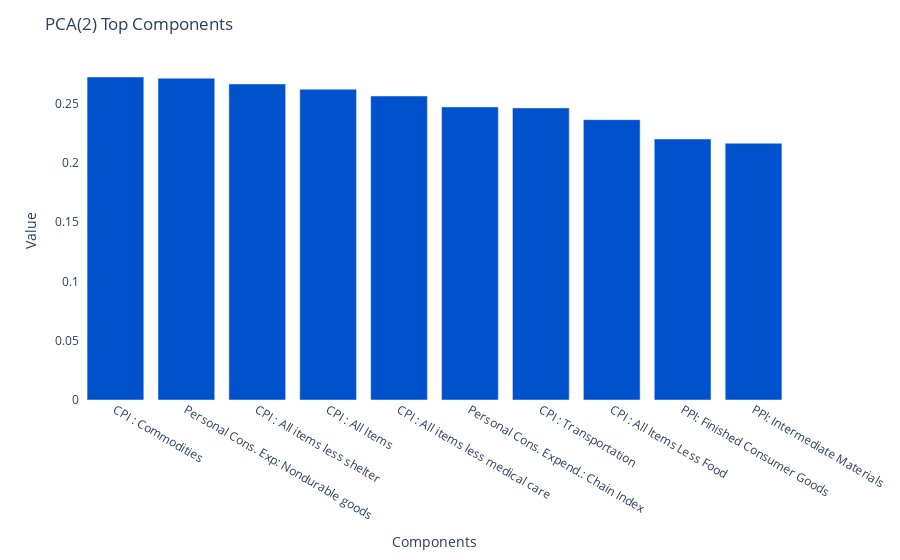

This figure's notebook cell:
### Markdown cell above
# PCA

### Code cell
PCAExplain.plot_pca_component(2)

### Figure 1 — Plotly figure (JSON) as saved in the notebook; plotly's stock layout.template omitted (floating-point values rounded to 4 significant figures)
{"data": [{"alignmentgroup": "True", "hovertemplate": "variable=2<br>index=%{x}<br>value=%{y}<extra></extra>", "legendgroup": "2", "marker": {"color": "#0052CC"}, "name": "2", "offsetgroup": "2", "orientation": "v", "showlegend": true, "textposition": "auto", "type": "bar", "x": ["CPI : Commodities", "Personal Cons. Exp: Nondurable goods", "CPI : All items less shelter", "CPI : All Items", "CPI : All items less medical care", "Personal Cons. Expend.: Chain Index", "CPI : Transportation", "CPI : All Items Less Food", "PPI: Finished Consumer Goods", "PPI: Intermediate Materials"], "xaxis": "x", "y": [0.2725, 0.2715, 0.2667, 0.2622, 0.2565, 0.2472, 0.2465, 0.2366, 0.2202, 0.2166], "yaxis": "y"}], "layout": {"barmode": "relative", "legend": {"title": {"text": "variable"}, "tracegroupgap": 0}, "margin": {"t": 60}, "plot_bgcolor": "white", "showlegend": false, "title": {"text": "PCA(2) Top Components"}, "xaxis": {"anchor": "y", "domain": [0, 1], "title": {"text": "Components"}}, "yaxis": {"anchor": "x", "domain": [0, 1], "title": {"text": "Value"}}}}
